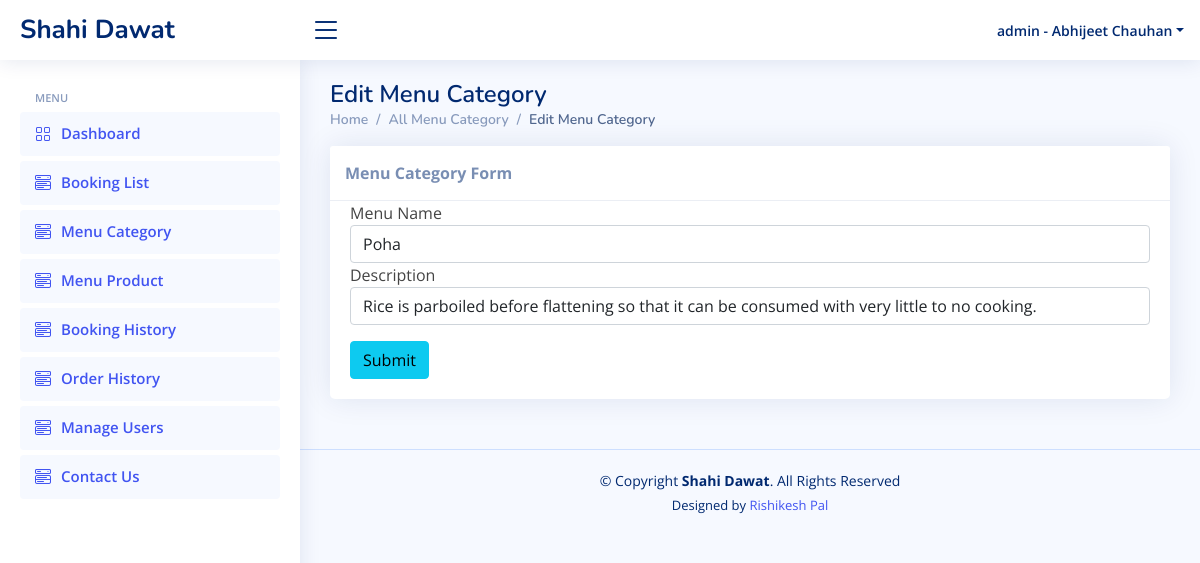
The page /Abhijeet/admin/manage_menu_category.php?id=1 (signed in) on the database its author committed.
### tables this page shows
CREATE TABLE `menu_category` (
  `id` int(11) NOT NULL,
  `name` varchar(50) NOT NULL,
  `description` text NOT NULL,
  `status` tinyint(4) NOT NULL
);

### Abhijeet/function.inc.php (called while the page is built, shortened)
<?php
function get_safe_value($conn, $str){
	if($str!=''){
		$str = trim($str);
		return mysqli_real_escape_string($conn, $str);
	}
}
function getAdminInfo($conn, $email){
	$sql="SELECT * from admin_users WHERE email='$email'";
	$run=mysqli_query($conn, $sql);
	$data=mysqli_fetch_assoc($run);
	return $data;
}
?>

### Abhijeet/admin/manage_menu_category.php (the view, shortened to what this page needs)
<?php
include('top.php');
include('sidebar.php');
if(isset($_GET['id']) && $_GET['id']!=''){
	$id=get_safe_value($conn,$_GET['id']);
	$res=mysqli_query($conn,"select * from menu_category where id='$id'");
	$check=mysqli_num_rows($res);
	if($check>0){
		$row=mysqli_fetch_assoc($res);
	}else{
		header('location:menu_category.php');
		die();
	}
}
	?>
<main id="main" class="main">
	<?php
	if (isset($_GET['id']) && $_GET['id']!='') {
		?>
		<div class="pagetitle">
			<h1>Edit Menu Category</h1>
			<nav>
				<ol class="breadcrumb">
					<li class="breadcrumb-item"><a href="index.php">Home</a></li>
					<li class="breadcrumb-item"><a href="menu_category.php">All Menu Category</a></li>
					<li class="breadcrumb-item active">Edit Menu Category</li>
				</ol>
			</nav>
		</div>
		<div class="content pb-0">
			<div class="animated fadeIn">
				<div class="row">
					<div class="col-lg-12">
						<div class="card">
							<div class="card-header"><strong>Menu Category Form</strong></div>
							<form method="post" enctype="multipart/form-data">
								<div class="card-body card-block">
									<div class="form-group">
										<label for="name" class=" form-control-label">Menu Name</label>
										<input type="text" name="update_name" placeholder="Enter name" class="form-control" required value="<?php echo $row['name']?>">
									</div>
									<div class="form-group">
										<label for="desc" class=" form-control-label">Description</label>
										<input type="text" name="update_desc" placeholder="Enter Description" class="form-control" required value="<?php echo $row['description']?>">
									</div>
									<button id="payment-button" name="update_menu_category" type="submit" class="btn mt-3 btn-info btn-block">
										<span id="payment-button-amount">Submit</span>
									</button>
								</div>
							</form>
						</div>
					</div>
				</div>
			</div>
		</div>
		<?php
	}
	?>
</main>
<?php
include('footer.php');
?>

### Abhijeet/admin/top.php (shortened to what this page needs)
<?php
include('../config.php');
include('../function.inc.php');
$admin = getAdminInfo($conn, $_SESSION['ADMIN_EMAIL']);
?>
<!DOCTYPE html>
<html lang="en">
<head>
  <link rel="stylesheet" href="https://cdnjs.cloudflare.com/ajax/libs/font-awesome/4.0.1/css/font-awesome.css" />
  <link href="assets/vendor/bootstrap/css/bootstrap.min.css" rel="stylesheet">
  <link href="assets/vendor/bootstrap-icons/bootstrap-icons.css" rel="stylesheet">
  <link href="assets/vendor/boxicons/css/boxicons.min.css" rel="stylesheet">
  <link href="assets/vendor/quill/quill.snow.css" rel="stylesheet">
  <link href="assets/vendor/quill/quill.bubble.css" rel="stylesheet">
  <link href="assets/vendor/remixicon/remixicon.css" rel="stylesheet">
  <link href="assets/vendor/simple-datatables/style.css" rel="stylesheet">
  <link href="assets/css/style.css" rel="stylesheet">
</head>
<body>
  <header id="header" class="header fixed-top d-flex align-items-center">
    <div class="d-flex align-items-center justify-content-between">
      <a href="index.php" class="logo d-flex align-items-center">
        <span class="d-none d-lg-block">Shahi Dawat</span>
      </a>
      <i class="bi bi-list toggle-sidebar-btn"></i>
    </div>
    <nav class="header-nav ms-auto">
      <ul class="d-flex align-items-center">
        <li class="nav-item dropdown pe-3">
          <a class="nav-link nav-profile d-flex align-items-center pe-0" href="#" data-bs-toggle="dropdown">
            <span class="d-none d-md-block dropdown-toggle ps-2">admin - <?php echo $admin['name']; ?></span>
          </a>
        </li>
      </ul>
    </nav>
  </header>

### Abhijeet/admin/assets/css/style.css (style rules this page uses)
:root { scroll-behavior: smooth; }
body { font-family: "Open Sans", sans-serif; background: #f6f9ff; color: #444444; }
a { color: #4154f1; text-decoration: none; }
h1, h2, h3, h4, h5, h6 { font-family: "Nunito", sans-serif; }
#main { margin-top: 60px; padding: 20px 30px; transition: all 0.3s; }
.pagetitle { margin-bottom: 10px; }
.pagetitle h1 { font-size: 24px; margin-bottom: 0; font-weight: 600; color: #012970; }
.card { margin-bottom: 30px; border: none; border-radius: 5px; box-shadow: 0px 0 30px rgba(1, 41, 112, 0.1); }
.card-header, .card-footer { border-color: #ebeef4; background-color: #fff; color: #798eb3; padding: 15px; }
.card-body { padding: 0 20px 20px 20px; }
.breadcrumb { font-size: 14px; font-family: "Nunito", sans-serif; color: #899bbd; font-weight: 600; }
.breadcrumb a { color: #899bbd; transition: 0.3s; }
.breadcrumb .breadcrumb-item::before { color: #899bbd; }
.breadcrumb .active { color: #51678f; font-weight: 600; }
.logo { line-height: 1; }
@media (min-width: 1200px) { .logo { width: 280px; } }
.logo span { font-size: 26px; font-weight: 700; color: #012970; font-family: "Nunito", sans-serif; }
.header { transition: all 0.5s; z-index: 997; height: 60px; box-shadow: 0px 2px 20px rgba(1, 41, 112, 0.1); background-color: #fff; padding-left: 20px; }
.header .toggle-sidebar-btn { font-size: 32px; padding-left: 10px; cursor: pointer; color: #012970; }
.header-nav ul { list-style: none; }
.header-nav > ul { margin: 0; padding: 0; }
.header-nav .nav-profile { color: #012970; }
.header-nav .nav-profile span { font-size: 14px; font-weight: 600; }
@media (min-width: 1200px) { #main, #footer { margin-left: 300px; } }

### rows shown on the page
menu_category: update_name "Poha", update_desc "Rice is parboiled before flattening so that it can be consumed with very little to no cooking."

### other values the page prints
$admin['name'] "Abhijeet Chauhan"
